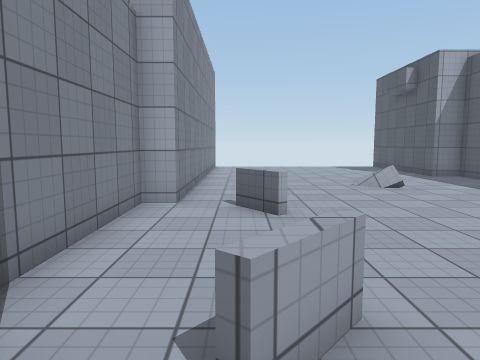
View 1 (above)

14 first-person views from a walk through a 3-D level made in the Unity game engine. The camera is 1.4 m above the floor, tilts 6° down and sees 70° across. The floor is counted in squares, 1 m on a side. Each view is taken from the middle of a square. On the plan, view 1 faces up. The plan holds only what a view shows up to about 15 squares ahead; the rest is blank. The place goes on beyond the plan. The player is left out. Surface patterns are stand-ins for the level's own textures.

View 2
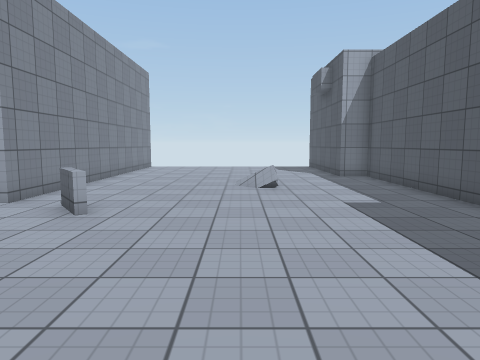

View 3
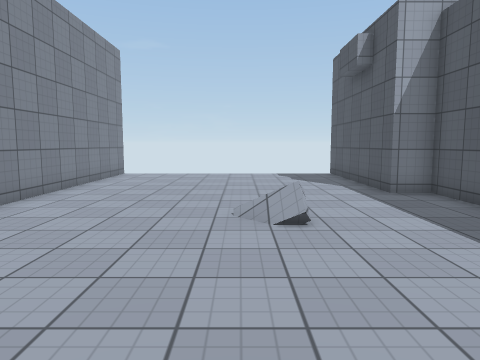

View 4
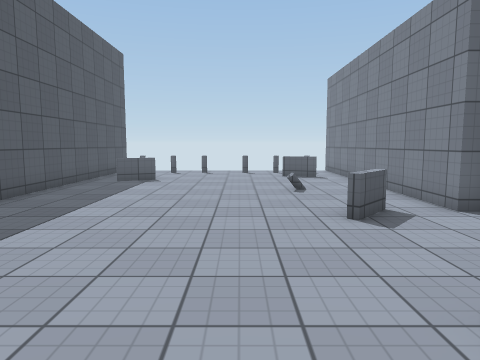

View 5
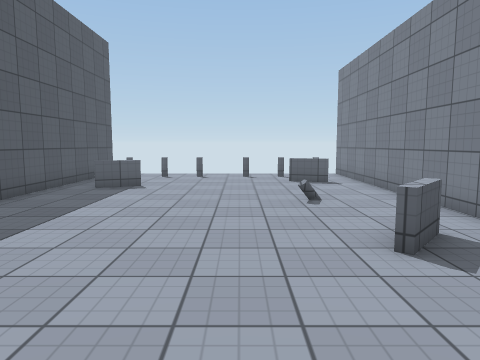

View 6
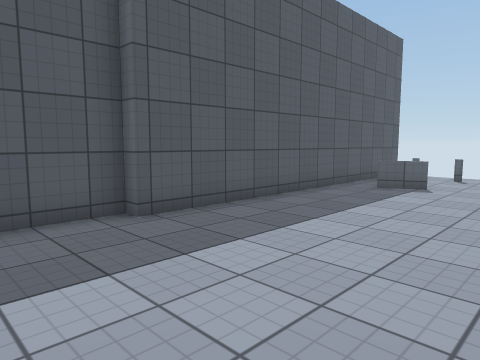

View 7
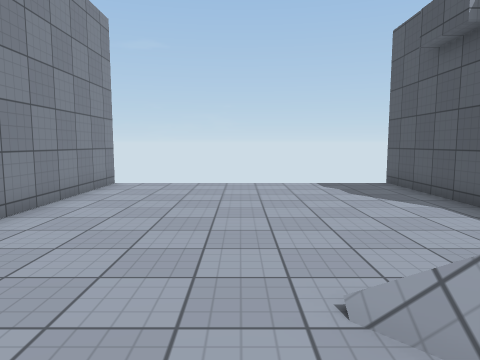

View 8
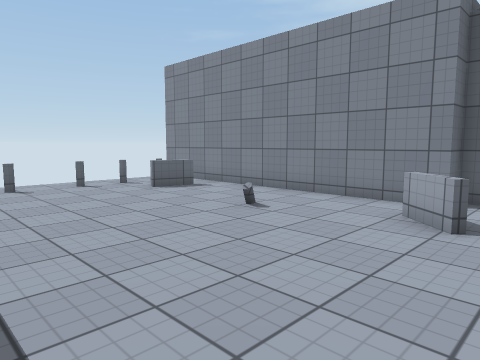

View 9
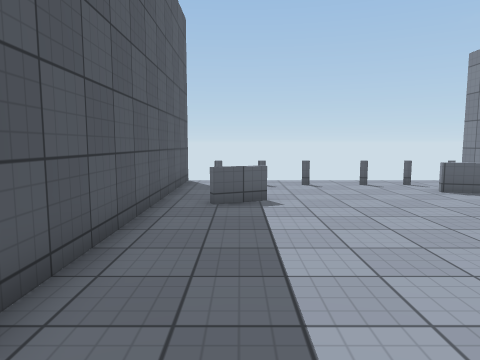

View 10
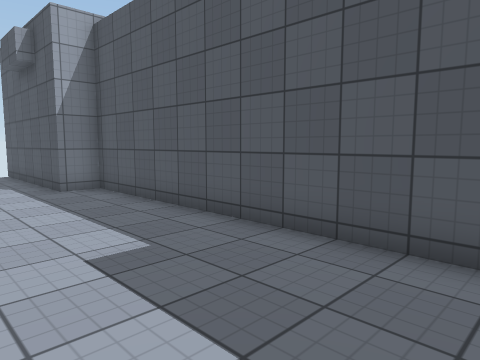

View 11
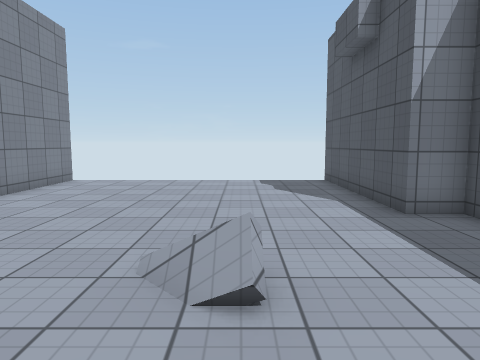

View 12
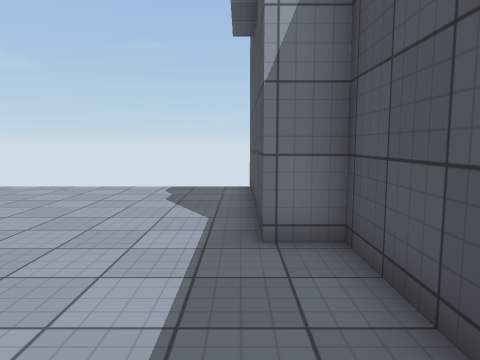

View 13
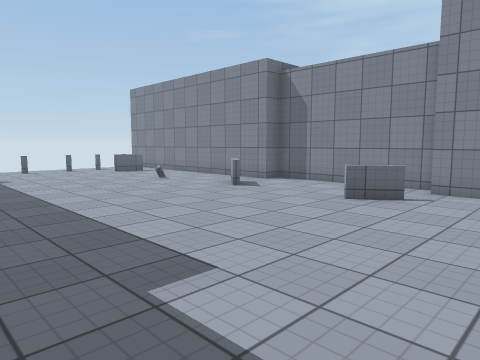

View 14
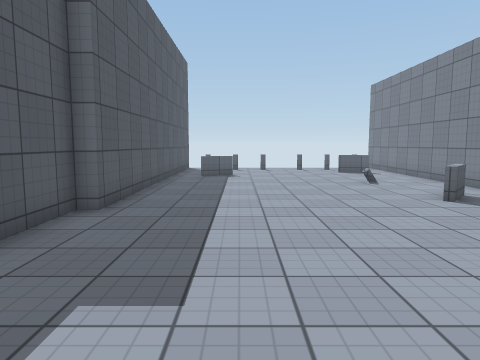

### Floor plan
Key: @ floor where view 1 was taken; # wall or solid block; . floor; = window, fence, low wall or low ledge; O other object.
Columns run from 2 left of view 1 to 10 right of it. Each row starts with its distance up from view 1.
 22           #
 21 #.........#
 20 #.........#
 19 #.........#
 18 #.........#
 17 #.........#
 16 #.........#
 15 #.........###
 14 #...........#
 13 #...........#
 12 #...........#
 11 #......O....#
 10 #...........#
  9 #...........#
  8 #.=.........#
  7 #.==........#
  6 #...........#
  5 #...........#
  4 #..........##
  3 #..=.......#
  2 #.==.......#
  1 #..........#
  0 #.@........#
 -1 #..........#
 -2 #..........#
 -3 #..........#
 -4 #.......==.#
 -5 #........=.#
 -6 #.==.......#
 -7 #. ........#
 -8 ## =.=.==.=#
 -9            #

Where each view was taken, in squares from view 1:
view 1: 0 up, 0 right, facing up
view 2: 0 up, 4 right, facing up
view 3: 5 up, 4 right, facing up
view 4: 9 up, 3 right, facing down
view 5: 7 up, 3 right, facing down
view 6: 7 up, 3 right, facing down-right
view 7: 9 up, 3 right, facing up
view 8: 4 up, 7 right, facing down-left
view 9: 4 up, 7 right, facing down
view 10: 4 up, 5 right, facing up-right
view 11: 8 up, 5 right, facing up
view 12: 10 up, 8 right, facing up
view 13: 11 up, 9 right, facing down-left
view 14: 11 up, 6 right, facing down
